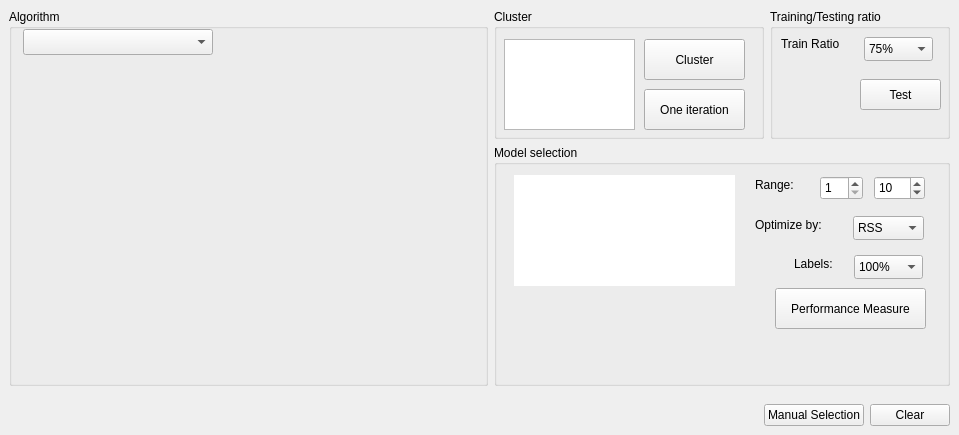
<?xml version="1.0" encoding="UTF-8"?>
<ui version="4.0">
 <class>optionsClusterWidget</class>
 <widget class="QWidget" name="optionsClusterWidget">
  <property name="geometry">
   <rect>
    <x>0</x>
    <y>0</y>
    <width>959</width>
    <height>435</height>
   </rect>
  </property>
  <property name="sizePolicy">
   <sizepolicy hsizetype="MinimumExpanding" vsizetype="MinimumExpanding">
    <horstretch>0</horstretch>
    <verstretch>0</verstretch>
   </sizepolicy>
  </property>
  <property name="minimumSize">
   <size>
    <width>0</width>
    <height>0</height>
   </size>
  </property>
  <property name="maximumSize">
   <size>
    <width>16777215</width>
    <height>16777215</height>
   </size>
  </property>
  <property name="windowTitle">
   <string>Clustering</string>
  </property>
  <property name="autoFillBackground">
   <bool>false</bool>
  </property>
  <layout class="QVBoxLayout" name="verticalLayout" stretch="1,0">
   <property name="spacing">
    <number>0</number>
   </property>
   <property name="leftMargin">
    <number>0</number>
   </property>
   <property name="topMargin">
    <number>0</number>
   </property>
   <property name="rightMargin">
    <number>0</number>
   </property>
   <property name="bottomMargin">
    <number>0</number>
   </property>
   <item>
    <widget class="QWidget" name="widget" native="true">
     <layout class="QGridLayout" name="gridLayout" rowstretch="0,1" columnstretch="1,0,0">
      <item row="0" column="0" rowspan="2">
       <widget class="QGroupBox" name="groupBox">
        <property name="title">
         <string>Algorithm</string>
        </property>
        <widget class="QComboBox" name="algoList">
         <property name="geometry">
          <rect>
           <x>14</x>
           <y>20</y>
           <width>190</width>
           <height>26</height>
          </rect>
         </property>
         <property name="font">
          <font>
           <pointsize>10</pointsize>
          </font>
         </property>
         <property name="currentIndex">
          <number>-1</number>
         </property>
        </widget>
        <widget class="QWidget" name="algoWidget" native="true">
         <property name="geometry">
          <rect>
           <x>14</x>
           <y>57</y>
           <width>281</width>
           <height>261</height>
          </rect>
         </property>
        </widget>
       </widget>
      </item>
      <item row="0" column="1">
       <widget class="QGroupBox" name="ClusterGroupBox">
        <property name="minimumSize">
         <size>
          <width>270</width>
          <height>0</height>
         </size>
        </property>
        <property name="title">
         <string>Cluster</string>
        </property>
        <widget class="QPushButton" name="clusterButton">
         <property name="geometry">
          <rect>
           <x>150</x>
           <y>30</y>
           <width>101</width>
           <height>41</height>
          </rect>
         </property>
         <property name="font">
          <font>
           <pointsize>9</pointsize>
          </font>
         </property>
         <property name="toolTip">
          <string>Cluster the data using the current parameters</string>
         </property>
         <property name="text">
          <string>Cluster</string>
         </property>
        </widget>
        <widget class="QPushButton" name="iterationButton">
         <property name="geometry">
          <rect>
           <x>150</x>
           <y>80</y>
           <width>101</width>
           <height>41</height>
          </rect>
         </property>
         <property name="font">
          <font>
           <pointsize>9</pointsize>
          </font>
         </property>
         <property name="text">
          <string>One iteration</string>
         </property>
        </widget>
        <widget class="QListWidget" name="resultList">
         <property name="geometry">
          <rect>
           <x>10</x>
           <y>30</y>
           <width>131</width>
           <height>91</height>
          </rect>
         </property>
         <property name="font">
          <font>
           <pointsize>10</pointsize>
          </font>
         </property>
         <property name="toolTip">
          <string>&lt;!DOCTYPE HTML PUBLIC &quot;-//W3C//DTD HTML 4.0//EN&quot; &quot;http://www.w3.org/TR/REC-html40/strict.dtd&quot;&gt;
&lt;html&gt;&lt;head&gt;&lt;meta name=&quot;qrichtext&quot; content=&quot;1&quot; /&gt;&lt;style type=&quot;text/css&quot;&gt;
p, li { white-space: pre-wrap; }
&lt;/style&gt;&lt;/head&gt;&lt;body style=&quot; font-family:'Lucida Grande'; font-size:10pt; font-weight:400; font-style:normal;&quot;&gt;
&lt;p style=&quot; margin-top:0px; margin-bottom:0px; margin-left:0px; margin-right:0px; -qt-block-indent:0; text-indent:0px;&quot;&gt;Cluster quality metrics:&lt;/p&gt;
&lt;p style=&quot; margin-top:0px; margin-bottom:0px; margin-left:0px; margin-right:0px; -qt-block-indent:0; text-indent:0px;&quot;&gt;- RSS: Residual Sum of Squares&lt;/p&gt;
&lt;p style=&quot; margin-top:0px; margin-bottom:0px; margin-left:0px; margin-right:0px; -qt-block-indent:0; text-indent:0px;&quot;&gt;- BIC: Bayesian Information Criterion&lt;/p&gt;
&lt;p style=&quot; margin-top:0px; margin-bottom:0px; margin-left:0px; margin-right:0px; -qt-block-indent:0; text-indent:0px;&quot;&gt;- AIC: Akaike Information Criterion&lt;/p&gt;
&lt;p style=&quot; margin-top:0px; margin-bottom:0px; margin-left:0px; margin-right:0px; -qt-block-indent:0; text-indent:0px;&quot;&gt;- F1: F-Measure &lt;/p&gt;
&lt;p style=&quot; margin-top:0px; margin-bottom:0px; margin-left:0px; margin-right:0px; -qt-block-indent:0; text-indent:0px;&quot;&gt;For all metrics except F-Measure, the lower value is the best&lt;/p&gt;&lt;/body&gt;&lt;/html&gt;</string>
         </property>
        </widget>
       </widget>
      </item>
      <item row="0" column="2">
       <widget class="QGroupBox" name="TestGroupBox">
        <property name="minimumSize">
         <size>
          <width>180</width>
          <height>130</height>
         </size>
        </property>
        <property name="title">
         <string>Training/Testing ratio</string>
        </property>
        <widget class="QPushButton" name="testButton">
         <property name="geometry">
          <rect>
           <x>90</x>
           <y>70</y>
           <width>81</width>
           <height>31</height>
          </rect>
         </property>
         <property name="font">
          <font>
           <pointsize>9</pointsize>
          </font>
         </property>
         <property name="toolTip">
          <string>&lt;!DOCTYPE HTML PUBLIC &quot;-//W3C//DTD HTML 4.0//EN&quot; &quot;http://www.w3.org/TR/REC-html40/strict.dtd&quot;&gt;
&lt;html&gt;&lt;head&gt;&lt;meta name=&quot;qrichtext&quot; content=&quot;1&quot; /&gt;&lt;style type=&quot;text/css&quot;&gt;
p, li { white-space: pre-wrap; }
&lt;/style&gt;&lt;/head&gt;&lt;body style=&quot; font-family:'Lucida Grande'; font-size:9pt; font-weight:400; font-style:normal;&quot;&gt;
&lt;p style=&quot; margin-top:0px; margin-bottom:0px; margin-left:0px; margin-right:0px; -qt-block-indent:0; text-indent:0px;&quot;&gt;Perform a 10-fold cross-validation using the current clustering method and display the results in the statistics panel&lt;/p&gt;&lt;/body&gt;&lt;/html&gt;</string>
         </property>
         <property name="text">
          <string>Test</string>
         </property>
        </widget>
        <widget class="QLabel" name="trainLabel">
         <property name="geometry">
          <rect>
           <x>11</x>
           <y>26</y>
           <width>68</width>
           <height>18</height>
          </rect>
         </property>
         <property name="font">
          <font>
           <pointsize>9</pointsize>
          </font>
         </property>
         <property name="text">
          <string>Train Ratio</string>
         </property>
        </widget>
        <widget class="QComboBox" name="trainTestCombo">
         <property name="geometry">
          <rect>
           <x>94</x>
           <y>28</y>
           <width>69</width>
           <height>24</height>
          </rect>
         </property>
         <property name="font">
          <font>
           <pointsize>9</pointsize>
          </font>
         </property>
         <property name="toolTip">
          <string>&lt;!DOCTYPE HTML PUBLIC &quot;-//W3C//DTD HTML 4.0//EN&quot; &quot;http://www.w3.org/TR/REC-html40/strict.dtd&quot;&gt;
&lt;html&gt;&lt;head&gt;&lt;meta name=&quot;qrichtext&quot; content=&quot;1&quot; /&gt;&lt;style type=&quot;text/css&quot;&gt;
p, li { white-space: pre-wrap; }
&lt;/style&gt;&lt;/head&gt;&lt;body style=&quot; font-family:'Lucida Grande'; font-size:9pt; font-weight:400; font-style:normal;&quot;&gt;
&lt;p style=&quot; margin-top:0px; margin-bottom:0px; margin-left:0px; margin-right:0px; -qt-block-indent:0; text-indent:0px;&quot;&gt;Percentage of samples used for training&lt;/p&gt;&lt;/body&gt;&lt;/html&gt;</string>
         </property>
         <property name="currentIndex">
          <number>5</number>
         </property>
         <item>
          <property name="text">
           <string>10%</string>
          </property>
         </item>
         <item>
          <property name="text">
           <string>20%</string>
          </property>
         </item>
         <item>
          <property name="text">
           <string>33%</string>
          </property>
         </item>
         <item>
          <property name="text">
           <string>50%</string>
          </property>
         </item>
         <item>
          <property name="text">
           <string>66%</string>
          </property>
         </item>
         <item>
          <property name="text">
           <string>75%</string>
          </property>
         </item>
         <item>
          <property name="text">
           <string>90%</string>
          </property>
         </item>
         <item>
          <property name="text">
           <string>100%</string>
          </property>
         </item>
        </widget>
       </widget>
      </item>
      <item row="1" column="1" colspan="2">
       <widget class="QGroupBox" name="ModelSelectionGroupBox">
        <property name="title">
         <string>Model selection</string>
        </property>
        <widget class="QLabel" name="graphLabel">
         <property name="geometry">
          <rect>
           <x>20</x>
           <y>30</y>
           <width>221</width>
           <height>111</height>
          </rect>
         </property>
         <property name="palette">
          <palette>
           <active>
            <colorrole role="WindowText">
             <brush brushstyle="SolidPattern">
              <color alpha="255">
               <red>0</red>
               <green>0</green>
               <blue>0</blue>
              </color>
             </brush>
            </colorrole>
            <colorrole role="Button">
             <brush brushstyle="SolidPattern">
              <color alpha="255">
               <red>255</red>
               <green>255</green>
               <blue>255</blue>
              </color>
             </brush>
            </colorrole>
            <colorrole role="Light">
             <brush brushstyle="SolidPattern">
              <color alpha="255">
               <red>255</red>
               <green>255</green>
               <blue>255</blue>
              </color>
             </brush>
            </colorrole>
            <colorrole role="Midlight">
             <brush brushstyle="SolidPattern">
              <color alpha="255">
               <red>255</red>
               <green>255</green>
               <blue>255</blue>
              </color>
             </brush>
            </colorrole>
            <colorrole role="Dark">
             <brush brushstyle="SolidPattern">
              <color alpha="255">
               <red>127</red>
               <green>127</green>
               <blue>127</blue>
              </color>
             </brush>
            </colorrole>
            <colorrole role="Mid">
             <brush brushstyle="SolidPattern">
              <color alpha="255">
               <red>170</red>
               <green>170</green>
               <blue>170</blue>
              </color>
             </brush>
            </colorrole>
            <colorrole role="Text">
             <brush brushstyle="SolidPattern">
              <color alpha="255">
               <red>0</red>
               <green>0</green>
               <blue>0</blue>
              </color>
             </brush>
            </colorrole>
            <colorrole role="BrightText">
             <brush brushstyle="SolidPattern">
              <color alpha="255">
               <red>255</red>
               <green>255</green>
               <blue>255</blue>
              </color>
             </brush>
            </colorrole>
            <colorrole role="ButtonText">
             <brush brushstyle="SolidPattern">
              <color alpha="255">
               <red>0</red>
               <green>0</green>
               <blue>0</blue>
              </color>
             </brush>
            </colorrole>
            <colorrole role="Base">
             <brush brushstyle="SolidPattern">
              <color alpha="255">
               <red>255</red>
               <green>255</green>
               <blue>255</blue>
              </color>
             </brush>
            </colorrole>
            <colorrole role="Window">
             <brush brushstyle="SolidPattern">
              <color alpha="255">
               <red>255</red>
               <green>255</green>
               <blue>255</blue>
              </color>
             </brush>
            </colorrole>
            <colorrole role="Shadow">
             <brush brushstyle="SolidPattern">
              <color alpha="255">
               <red>0</red>
               <green>0</green>
               <blue>0</blue>
              </color>
             </brush>
            </colorrole>
            <colorrole role="AlternateBase">
             <brush brushstyle="SolidPattern">
              <color alpha="255">
               <red>255</red>
               <green>255</green>
               <blue>255</blue>
              </color>
             </brush>
            </colorrole>
            <colorrole role="ToolTipBase">
             <brush brushstyle="SolidPattern">
              <color alpha="255">
               <red>255</red>
               <green>255</green>
               <blue>220</blue>
              </color>
             </brush>
            </colorrole>
            <colorrole role="ToolTipText">
             <brush brushstyle="SolidPattern">
              <color alpha="255">
               <red>0</red>
               <green>0</green>
               <blue>0</blue>
              </color>
             </brush>
            </colorrole>
           </active>
           <inactive>
            <colorrole role="WindowText">
             <brush brushstyle="SolidPattern">
              <color alpha="255">
               <red>0</red>
               <green>0</green>
               <blue>0</blue>
              </color>
             </brush>
            </colorrole>
            <colorrole role="Button">
             <brush brushstyle="SolidPattern">
              <color alpha="255">
               <red>255</red>
               <green>255</green>
               <blue>255</blue>
              </color>
             </brush>
            </colorrole>
            <colorrole role="Light">
             <brush brushstyle="SolidPattern">
              <color alpha="255">
               <red>255</red>
               <green>255</green>
               <blue>255</blue>
              </color>
             </brush>
            </colorrole>
            <colorrole role="Midlight">
             <brush brushstyle="SolidPattern">
              <color alpha="255">
               <red>255</red>
               <green>255</green>
               <blue>255</blue>
              </color>
             </brush>
            </colorrole>
            <colorrole role="Dark">
             <brush brushstyle="SolidPattern">
              <color alpha="255">
               <red>127</red>
               <green>127</green>
               <blue>127</blue>
              </color>
             </brush>
            </colorrole>
            <colorrole role="Mid">
             <brush brushstyle="SolidPattern">
              <color alpha="255">
               <red>170</red>
               <green>170</green>
               <blue>170</blue>
              </color>
             </brush>
            </colorrole>
            <colorrole role="Text">
             <brush brushstyle="SolidPattern">
              <color alpha="255">
               <red>0</red>
               <green>0</green>
               <blue>0</blue>
              </color>
             </brush>
            </colorrole>
            <colorrole role="BrightText">
             <brush brushstyle="SolidPattern">
              <color alpha="255">
               <red>255</red>
               <green>255</green>
               <blue>255</blue>
              </color>
             </brush>
            </colorrole>
            <colorrole role="ButtonText">
             <brush brushstyle="SolidPattern">
              <color alpha="255">
               <red>0</red>
               <green>0</green>
               <blue>0</blue>
              </color>
             </brush>
            </colorrole>
            <colorrole role="Base">
             <brush brushstyle="SolidPattern">
              <color alpha="255">
               <red>255</red>
               <green>255</green>
               <blue>255</blue>
              </color>
             </brush>
            </colorrole>
            <colorrole role="Window">
             <brush brushstyle="SolidPattern">
              <color alpha="255">
               <red>255</red>
               <green>255</green>
               <blue>255</blue>
              </color>
             </brush>
            </colorrole>
            <colorrole role="Shadow">
             <brush brushstyle="SolidPattern">
              <color alpha="255">
               <red>0</red>
               <green>0</green>
               <blue>0</blue>
              </color>
             </brush>
            </colorrole>
            <colorrole role="AlternateBase">
             <brush brushstyle="SolidPattern">
              <color alpha="255">
               <red>255</red>
               <green>255</green>
               <blue>255</blue>
              </color>
             </brush>
            </colorrole>
            <colorrole role="ToolTipBase">
             <brush brushstyle="SolidPattern">
              <color alpha="255">
               <red>255</red>
               <green>255</green>
               <blue>220</blue>
              </color>
             </brush>
            </colorrole>
            <colorrole role="ToolTipText">
             <brush brushstyle="SolidPattern">
              <color alpha="255">
               <red>0</red>
               <green>0</green>
               <blue>0</blue>
              </color>
             </brush>
            </colorrole>
           </inactive>
           <disabled>
            <colorrole role="WindowText">
             <brush brushstyle="SolidPattern">
              <color alpha="255">
               <red>127</red>
               <green>127</green>
               <blue>127</blue>
              </color>
             </brush>
            </colorrole>
            <colorrole role="Button">
             <brush brushstyle="SolidPattern">
              <color alpha="255">
               <red>255</red>
               <green>255</green>
               <blue>255</blue>
              </color>
             </brush>
            </colorrole>
            <colorrole role="Light">
             <brush brushstyle="SolidPattern">
              <color alpha="255">
               <red>255</red>
               <green>255</green>
               <blue>255</blue>
              </color>
             </brush>
            </colorrole>
            <colorrole role="Midlight">
             <brush brushstyle="SolidPattern">
              <color alpha="255">
               <red>255</red>
               <green>255</green>
               <blue>255</blue>
              </color>
             </brush>
            </colorrole>
            <colorrole role="Dark">
             <brush brushstyle="SolidPattern">
              <color alpha="255">
               <red>127</red>
               <green>127</green>
               <blue>127</blue>
              </color>
             </brush>
            </colorrole>
            <colorrole role="Mid">
             <brush brushstyle="SolidPattern">
              <color alpha="255">
               <red>170</red>
               <green>170</green>
               <blue>170</blue>
              </color>
             </brush>
            </colorrole>
            <colorrole role="Text">
             <brush brushstyle="SolidPattern">
              <color alpha="255">
               <red>127</red>
               <green>127</green>
               <blue>127</blue>
              </color>
             </brush>
            </colorrole>
            <colorrole role="BrightText">
             <brush brushstyle="SolidPattern">
              <color alpha="255">
               <red>255</red>
               <green>255</green>
               <blue>255</blue>
              </color>
             </brush>
            </colorrole>
            <colorrole role="ButtonText">
             <brush brushstyle="SolidPattern">
              <color alpha="255">
               <red>127</red>
               <green>127</green>
               <blue>127</blue>
              </color>
             </brush>
            </colorrole>
            <colorrole role="Base">
             <brush brushstyle="SolidPattern">
              <color alpha="255">
               <red>255</red>
               <green>255</green>
               <blue>255</blue>
              </color>
             </brush>
            </colorrole>
            <colorrole role="Window">
             <brush brushstyle="SolidPattern">
              <color alpha="255">
               <red>255</red>
               <green>255</green>
               <blue>255</blue>
              </color>
             </brush>
            </colorrole>
            <colorrole role="Shadow">
             <brush brushstyle="SolidPattern">
              <color alpha="255">
               <red>0</red>
               <green>0</green>
               <blue>0</blue>
              </color>
             </brush>
            </colorrole>
            <colorrole role="AlternateBase">
             <brush brushstyle="SolidPattern">
              <color alpha="255">
               <red>255</red>
               <green>255</green>
               <blue>255</blue>
              </color>
             </brush>
            </colorrole>
            <colorrole role="ToolTipBase">
             <brush brushstyle="SolidPattern">
              <color alpha="255">
               <red>255</red>
               <green>255</green>
               <blue>220</blue>
              </color>
             </brush>
            </colorrole>
            <colorrole role="ToolTipText">
             <brush brushstyle="SolidPattern">
              <color alpha="255">
               <red>0</red>
               <green>0</green>
               <blue>0</blue>
              </color>
             </brush>
            </colorrole>
           </disabled>
          </palette>
         </property>
         <property name="font">
          <font>
           <pointsize>10</pointsize>
          </font>
         </property>
         <property name="autoFillBackground">
          <bool>true</bool>
         </property>
         <property name="frameShape">
          <enum>QFrame::NoFrame</enum>
         </property>
         <property name="text">
          <string/>
         </property>
        </widget>
        <widget class="QPushButton" name="optimizeButton">
         <property name="geometry">
          <rect>
           <x>281</x>
           <y>143</y>
           <width>151</width>
           <height>41</height>
          </rect>
         </property>
         <property name="font">
          <font>
           <pointsize>9</pointsize>
          </font>
         </property>
         <property name="toolTip">
          <string>Compute the optimial number of clusters according to different metrics</string>
         </property>
         <property name="text">
          <string>Performance Measure</string>
         </property>
        </widget>
        <widget class="QLabel" name="trainRatioF1">
         <property name="geometry">
          <rect>
           <x>300</x>
           <y>110</y>
           <width>51</width>
           <height>18</height>
          </rect>
         </property>
         <property name="font">
          <font>
           <pointsize>9</pointsize>
          </font>
         </property>
         <property name="text">
          <string>Labels:</string>
         </property>
        </widget>
        <widget class="QComboBox" name="trainRatioCombo">
         <property name="geometry">
          <rect>
           <x>360</x>
           <y>110</y>
           <width>69</width>
           <height>24</height>
          </rect>
         </property>
         <property name="font">
          <font>
           <pointsize>9</pointsize>
          </font>
         </property>
         <property name="toolTip">
          <string>&lt;html&gt;&lt;head/&gt;&lt;body&gt;&lt;p&gt;Percentage of labels that are provided to the system for computing clustering quality. The indicated percentage of labels is provided for each class (this ensures that a minimum amount of samples are provided when classes are very unbalanced)&lt;/p&gt;&lt;/body&gt;&lt;/html&gt;</string>
         </property>
         <property name="currentIndex">
          <number>7</number>
         </property>
         <item>
          <property name="text">
           <string>1%</string>
          </property>
         </item>
         <item>
          <property name="text">
           <string>5%</string>
          </property>
         </item>
         <item>
          <property name="text">
           <string>10%</string>
          </property>
         </item>
         <item>
          <property name="text">
           <string>20%</string>
          </property>
         </item>
         <item>
          <property name="text">
           <string>33%</string>
          </property>
         </item>
         <item>
          <property name="text">
           <string>50%</string>
          </property>
         </item>
         <item>
          <property name="text">
           <string>75%</string>
          </property>
         </item>
         <item>
          <property name="text">
           <string>100%</string>
          </property>
         </item>
        </widget>
        <widget class="QLabel" name="label_2">
         <property name="geometry">
          <rect>
           <x>261</x>
           <y>71</y>
           <width>82</width>
           <height>18</height>
          </rect>
         </property>
         <property name="font">
          <font>
           <pointsize>9</pointsize>
          </font>
         </property>
         <property name="text">
          <string>Optimize by:</string>
         </property>
        </widget>
        <widget class="QComboBox" name="optimizeCombo">
         <property name="geometry">
          <rect>
           <x>359</x>
           <y>71</y>
           <width>71</width>
           <height>24</height>
          </rect>
         </property>
         <property name="font">
          <font>
           <pointsize>9</pointsize>
          </font>
         </property>
         <property name="toolTip">
          <string>Metric to use to determine the optimal number of clusters (Cluster Count button on the right)</string>
         </property>
         <property name="currentIndex">
          <number>0</number>
         </property>
         <item>
          <property name="text">
           <string>RSS</string>
          </property>
         </item>
         <item>
          <property name="text">
           <string>BIC</string>
          </property>
         </item>
         <item>
          <property name="text">
           <string>AIC</string>
          </property>
         </item>
         <item>
          <property name="text">
           <string>F1</string>
          </property>
         </item>
        </widget>
        <widget class="QLabel" name="label_3">
         <property name="geometry">
          <rect>
           <x>261</x>
           <y>31</y>
           <width>46</width>
           <height>18</height>
          </rect>
         </property>
         <property name="font">
          <font>
           <pointsize>9</pointsize>
          </font>
         </property>
         <property name="text">
          <string>Range:</string>
         </property>
        </widget>
        <widget class="QSpinBox" name="rangeStartSpin">
         <property name="geometry">
          <rect>
           <x>326</x>
           <y>31</y>
           <width>43</width>
           <height>24</height>
          </rect>
         </property>
         <property name="font">
          <font>
           <pointsize>9</pointsize>
          </font>
         </property>
         <property name="minimum">
          <number>1</number>
         </property>
        </widget>
        <widget class="QSpinBox" name="rangeStopSpin">
         <property name="geometry">
          <rect>
           <x>380</x>
           <y>31</y>
           <width>51</width>
           <height>24</height>
          </rect>
         </property>
         <property name="font">
          <font>
           <pointsize>9</pointsize>
          </font>
         </property>
         <property name="minimum">
          <number>2</number>
         </property>
         <property name="maximum">
          <number>100</number>
         </property>
         <property name="value">
          <number>10</number>
         </property>
        </widget>
        <zorder>label_2</zorder>
        <zorder>optimizeCombo</zorder>
        <zorder>label_3</zorder>
        <zorder>rangeStartSpin</zorder>
        <zorder>rangeStopSpin</zorder>
        <zorder>graphLabel</zorder>
        <zorder>optimizeButton</zorder>
        <zorder>trainRatioF1</zorder>
        <zorder>trainRatioCombo</zorder>
       </widget>
      </item>
     </layout>
    </widget>
   </item>
   <item>
    <widget class="QWidget" name="widget_2" native="true">
     <layout class="QHBoxLayout" name="horizontalLayout">
      <item>
       <spacer name="horizontalSpacer">
        <property name="orientation">
         <enum>Qt::Horizontal</enum>
        </property>
        <property name="sizeHint" stdset="0">
         <size>
          <width>588</width>
          <height>20</height>
         </size>
        </property>
       </spacer>
      </item>
      <item>
       <widget class="QPushButton" name="manualTrainButton">
        <property name="font">
         <font>
          <pointsize>9</pointsize>
         </font>
        </property>
        <property name="text">
         <string>Manual Selection</string>
        </property>
        <property name="checkable">
         <bool>true</bool>
        </property>
       </widget>
      </item>
      <item>
       <widget class="QPushButton" name="clearButton">
        <property name="font">
         <font>
          <pointsize>9</pointsize>
         </font>
        </property>
        <property name="text">
         <string>Clear</string>
        </property>
       </widget>
      </item>
     </layout>
    </widget>
   </item>
  </layout>
 </widget>
 <resources/>
 <connections/>
</ui>
